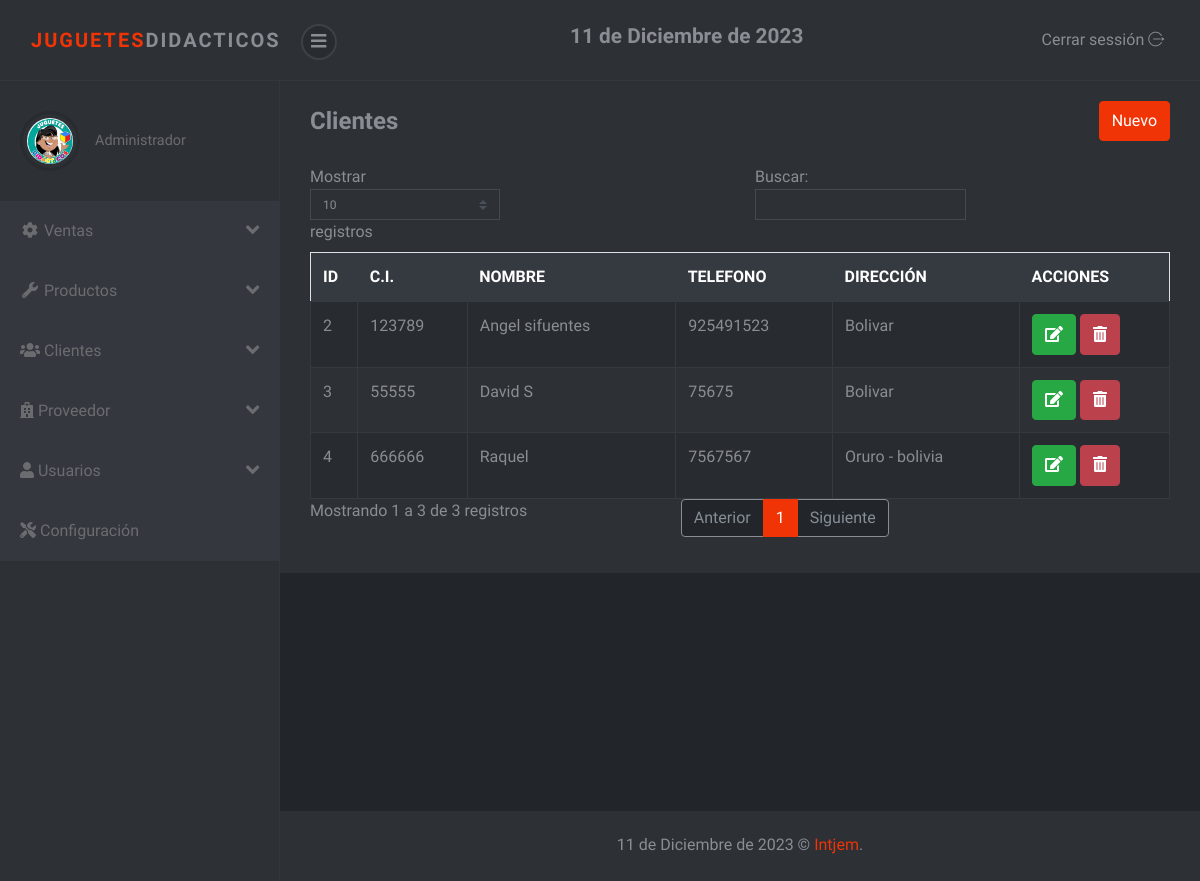
/sistema/lista_cliente.php (signed in), run on the app's committed database.
### tables this page shows
CREATE TABLE `cliente` (
  `idcliente` int NOT NULL,
  `dni` int NOT NULL,
  `nombre` varchar(100) NOT NULL,
  `telefono` int NOT NULL,
  `direccion` varchar(200) NOT NULL,
  `usuario_id` int NOT NULL
);

### sistema/lista_cliente.php (the view)
<?php include_once "includes/header.php"; ?>
<div class="container-fluid">
	<div class="d-sm-flex align-items-center justify-content-between mb-4">
		<h1 class="h3 mb-0 text-gray-800">Clientes</h1>
		<a href="registro_cliente.php" class="btn btn-primary">Nuevo</a>
	</div>
	<div class="row">
		<div class="col-lg-12">
			<div class="table-responsive">
				<table class="table table-striped table-bordered" id="table">
					<thead class="thead-dark">
						<tr>
							<th>ID</th>
							<th>C.I.</th>
							<th>NOMBRE</th>
							<th>TELEFONO</th>
							<th>DIRECCIÓN</th>
							<?php if ($_SESSION['rol'] == 1) { ?>
							<th>ACCIONES</th>
							<?php } ?>
						</tr>
					</thead>
					<tbody>
						<?php
						include "../conexion.php";
						$query = mysqli_query($conexion, "SELECT * FROM cliente");
						$result = mysqli_num_rows($query);
						if ($result > 0) {
							while ($data = mysqli_fetch_assoc($query)) { ?>
								<tr>
									<td><?php echo $data['idcliente']; ?></td>
									<td><?php echo $data['dni']; ?></td>
									<td><?php echo $data['nombre']; ?></td>
									<td><?php echo $data['telefono']; ?></td>
									<td><?php echo $data['direccion']; ?></td>
									<?php if ($_SESSION['rol'] == 1) { ?>
									<td>
										<a href="editar_cliente.php?id=<?php echo $data['idcliente']; ?>" class="btn btn-success"><i class='fas fa-edit'></i></a>
										<form action="eliminar_cliente.php?id=<?php echo $data['idcliente']; ?>" method="post" class="confirmar d-inline">
											<button class="btn btn-danger" type="submit"><i class='fas fa-trash-alt'></i> </button>
										</form>
									</td>
									<?php } ?>
								</tr>
						<?php }
						} ?>
					</tbody>
				</table>
			</div>
		</div>
	</div>
</div>
<?php include_once "includes/footer.php"; ?>

### sistema/css/style.violet.css (style rules this page uses)
body { position: relative; }
a { -webkit-transition: all 0.3s; transition: all 0.3s; display: inline-block; }
button { cursor: pointer; }
button, input[type='submit'] { cursor: pointer; font-family: inherit; font-weight: 300 !important; }
.table { margin-bottom: 0; color: #8a8d93; }
.table td, .table th { border-color: #343a40; }
.table thead th { border: none; }
.table-striped tbody tr { -webkit-transition: all 0.3s; transition: all 0.3s; }
.table-striped tbody tr:nth-of-type(odd) { background-color: #282b2f; }
.table-bordered td, .table-bordered th { border-color: #343a40; }
.btn { font-weight: 400; border: 1px solid transparent; padding: 0.45rem 0.75rem; font-size: 1rem; line-height: 1.5; border-radius: 0.25rem; -webkit-transition: color 0.15s ease-in-out, background-color 0.15s ease-in-out, border-color 0.15s ease-in-out, -webkit-box-shadow 0.15s ease-in-out; transition: color 0.15s ease-in-out, background-color 0.15s ease-in-out, border-color 0.15s ease-in-out, -webkit-box-shadow 0.15s ease-in-out; transition: color 0.15s ease-in-out, background-color 0.15s ease-in-out, border-color 0.15s ease-in-out, box-shadow 0.15s ease-in-out; transition: color 0.15s ease-in-out, background-color 0.15s ease-in-out, border-color 0.15s ease-in-out, box-shadow 0.15s ease-in-out, -webkit-box-shadow 0.15s ease-in-out; }
.btn-primary { color: color-yiq(#f03406); background-color: #f03406; border-color: #f03406; }
.btn-success { color: color-yiq(#28a745); background-color: #28a745; border-color: #28a745; }
.btn-danger { color: color-yiq(#bb414d); background-color: #bb414d; border-color: #bb414d; }
body { font-family: "Muli", sans-serif; font-size: 1rem; font-weight: 400; line-height: 1.5; color: #8a8d93; background-color: #fff; }
a { color: #f03406; text-decoration: none; }
h1, h2, h3, h4, h5, h6, .h1, .h2, .h3, .h4, .h5, .h6 { margin-bottom: 0.5rem; font-family: inherit; font-weight: 700; line-height: 1.2; color: inherit; }
h1, .h1 { font-size: 2.5rem; }
h3, .h3 { font-size: 1.5rem; }

### data on the page
cliente: idcliente "2", dni "123789", nombre "Angel sifuentes", telefono "925491523", direccion "Bolivar"
cliente: idcliente "3", dni "55555", nombre "David S", telefono "75675", direccion "Bolivar"
cliente: idcliente "4", dni "666666", nombre "Raquel", telefono "7567567", direccion "Oruro - bolivia"

### other printed values
fechaPeru() "11 de Diciembre de 2023"
